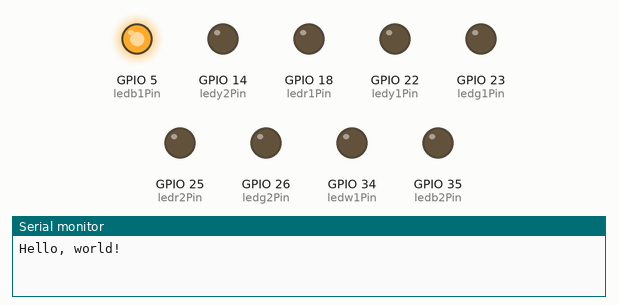
A sketch run on a simulated ESP32. On the bench: output pins drawn as LEDs (lit = HIGH), the last lines printed to the serial monitor.

Above: at 0.2 s.
At 1.2 s:
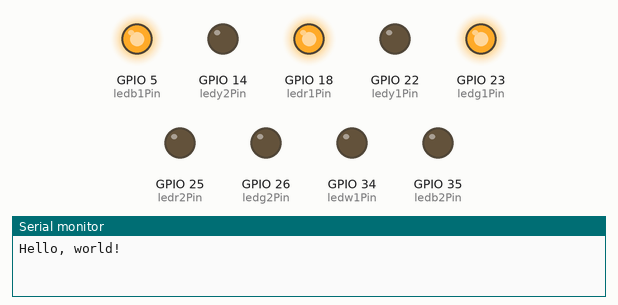
At 2.7 s:
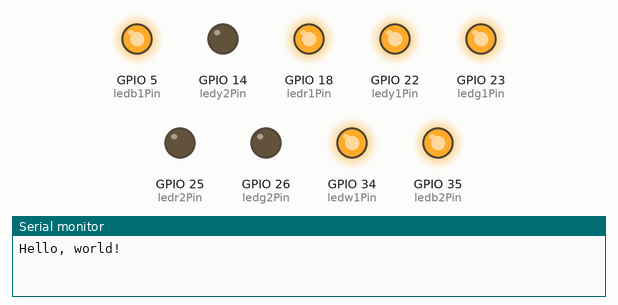
At 5.7 s:
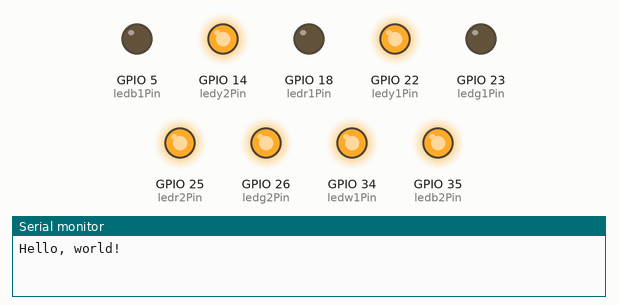
At 8.2 s:
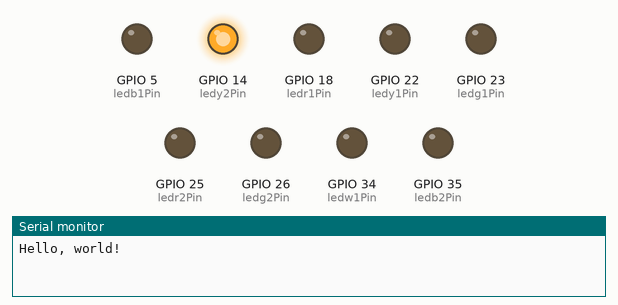
At 11.2 s:
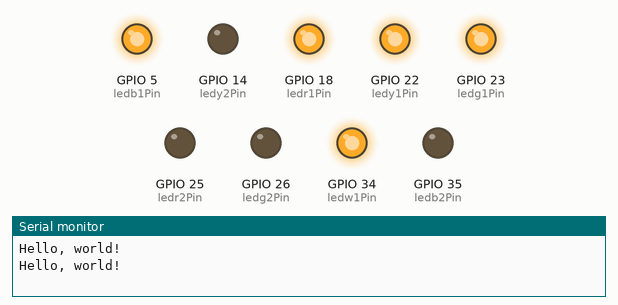
Timing chart, 0 to 11.7 s (numbered marks = the images above):
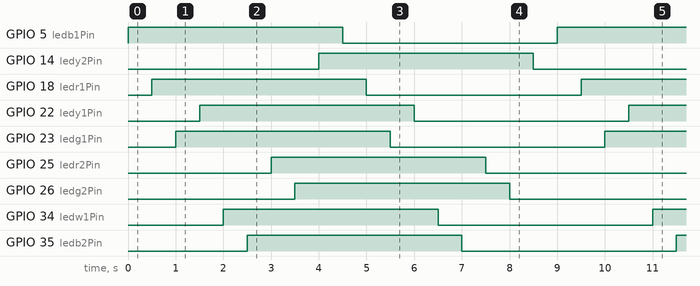

The sketch:

LED_reference.ino
```cpp
int ledb1Pin = 5;
int ledr1Pin = 18;
int ledg1Pin = 23;
int ledy1Pin = 22;
int ledw1Pin = 34;
int ledb2Pin = 35;
int ledr2Pin = 25;
int ledg2Pin = 26;
int ledy2Pin = 14;
void setup()
{
    pinMode(ledb1Pin, OUTPUT);
    pinMode(ledr1Pin, OUTPUT);
    pinMode(ledg1Pin, OUTPUT);
    pinMode(ledy1Pin, OUTPUT);
    pinMode(ledw1Pin, OUTPUT);
    pinMode(ledb2Pin, OUTPUT);
    pinMode(ledr2Pin, OUTPUT);
    pinMode(ledg2Pin, OUTPUT);
    pinMode(ledy2Pin, OUTPUT);
    Serial.begin(115200);
}
void loop()
{
    Serial.println("Hello, world!");
    digitalWrite(ledb1Pin, HIGH);
    delay(500);
    digitalWrite(ledr1Pin, HIGH);
    delay(500);
    digitalWrite(ledg1Pin, HIGH);
    delay(500);
    digitalWrite(ledy1Pin, HIGH);
    delay(500);
    digitalWrite(ledw1Pin, HIGH);
    delay(500);
    digitalWrite(ledb2Pin, HIGH);
    delay(500);
    digitalWrite(ledr2Pin, HIGH);
    delay(500);
    digitalWrite(ledg2Pin, HIGH);
    delay(500);
    digitalWrite(ledy2Pin, HIGH);
    delay(500);
    digitalWrite(ledb1Pin, LOW);
    delay(500);
    digitalWrite(ledr1Pin, LOW);
    delay(500);
    digitalWrite(ledg1Pin, LOW);
    delay(500);
    digitalWrite(ledy1Pin, LOW);
    delay(500);
    digitalWrite(ledw1Pin, LOW);
    delay(500);
    digitalWrite(ledb2Pin, LOW);
    delay(500);
    digitalWrite(ledr2Pin, LOW);
    delay(500);
    digitalWrite(ledg2Pin, LOW);
    delay(500);
    digitalWrite(ledy2Pin, LOW);
    delay(500);
}
```

Measured:
- by itself, GPIO 5 (ledb1Pin), GPIO 14 (ledy2Pin), GPIO 18 (ledr1Pin), GPIO 22 (ledy1Pin), GPIO 23 (ledg1Pin), GPIO 25 (ledr2Pin), GPIO 26 (ledg2Pin), GPIO 34 (ledw1Pin), GPIO 35 (ledb2Pin): alternates HIGH for 4.5 s and LOW for 4.5 s
- by itself, everything shown: repeats every 9.0 s, in 18 steps
